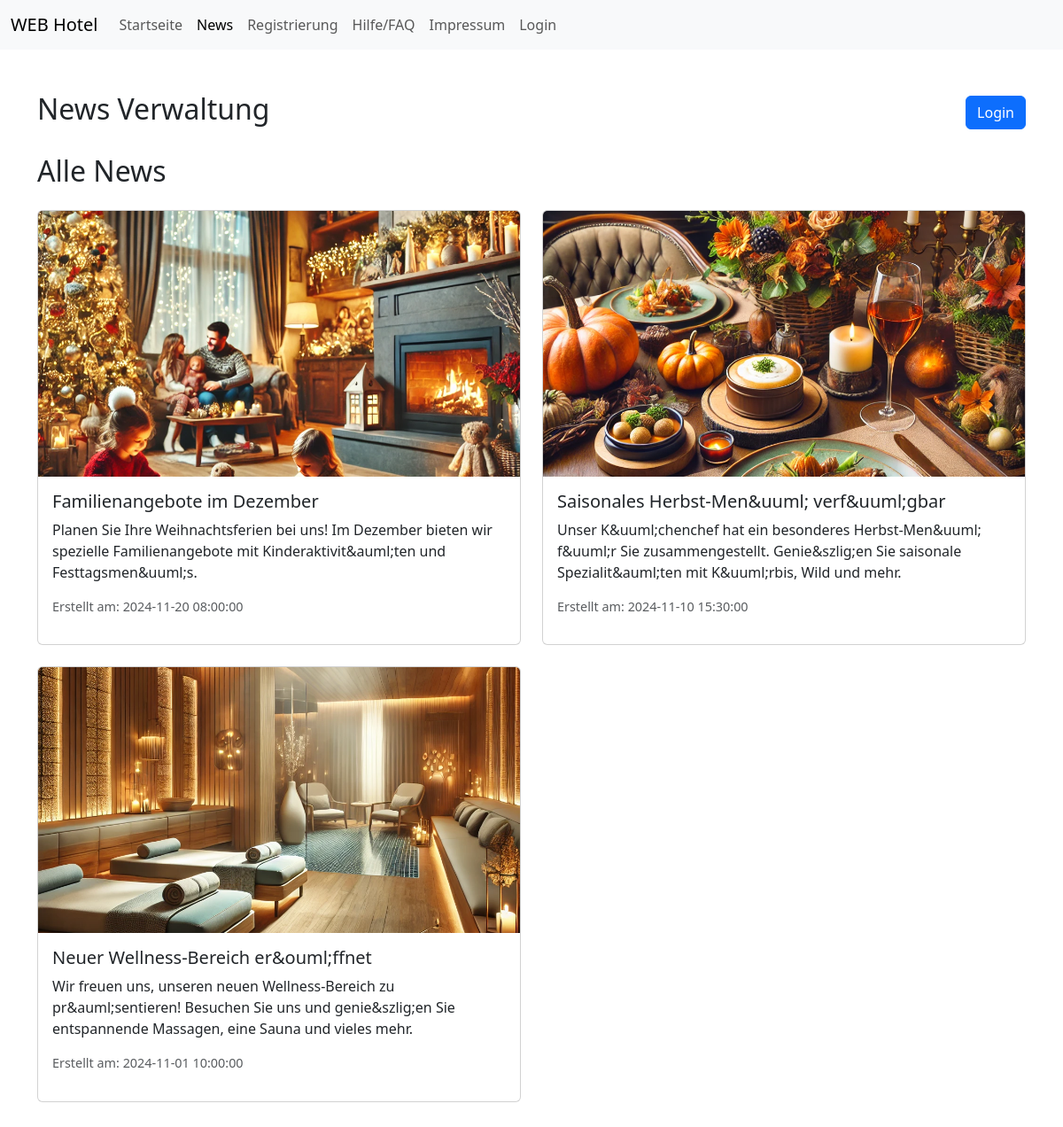
/news.php, run on an earlier commit of the app's database.
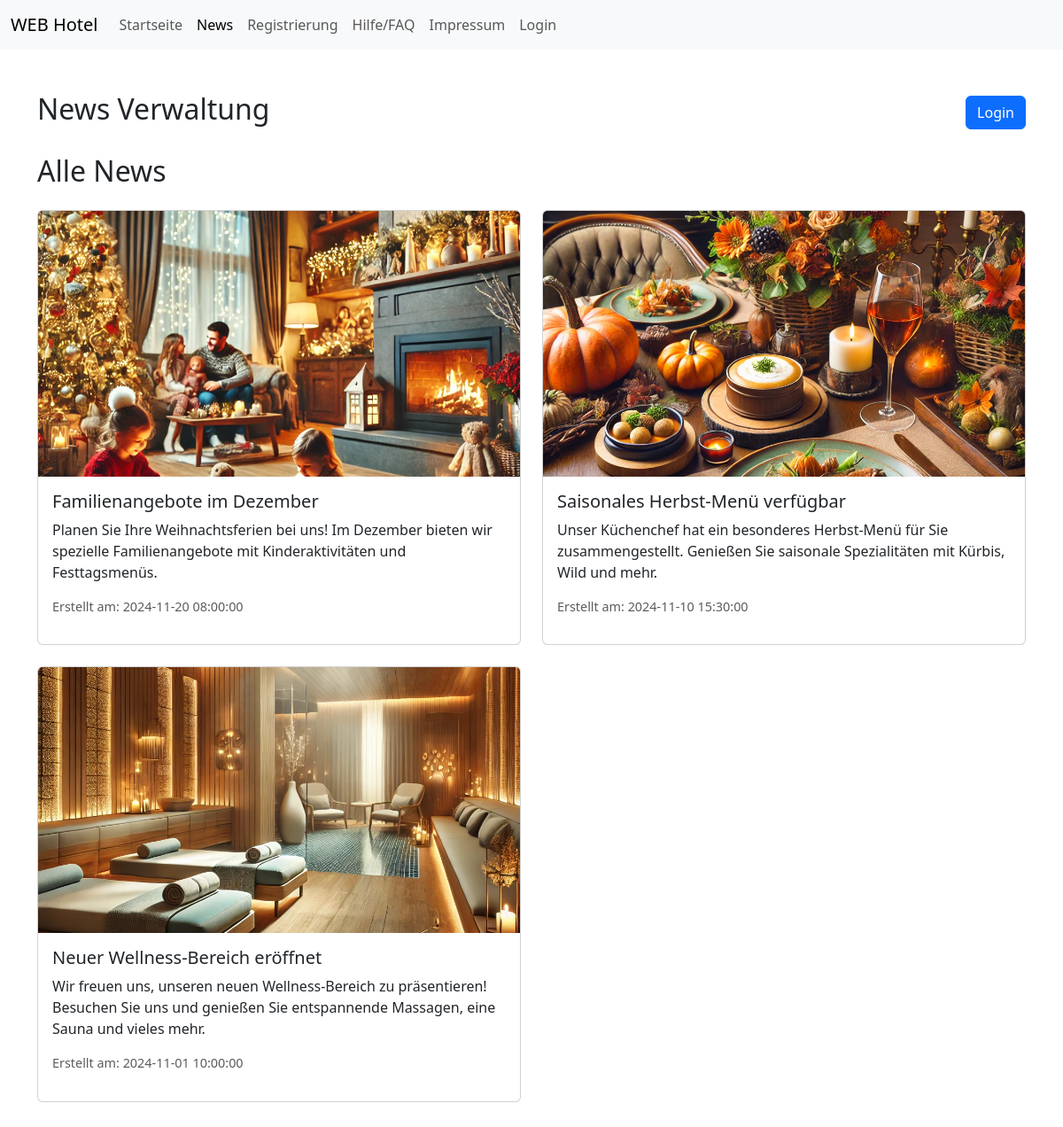
And on a later commit of the database.
### tables this page shows
CREATE TABLE news (
    id INT AUTO_INCREMENT PRIMARY KEY,
    title VARCHAR(255) NOT NULL,
    description TEXT NOT NULL,
    image VARCHAR(255),
    created_at TIMESTAMP DEFAULT CURRENT_TIMESTAMP
);

### includes/news_logic.php (called while the page is built, shortened)
<?php
$conn = getDatabaseConnection();
$sql = "SELECT * FROM news ORDER BY created_at DESC";
$result = $conn->query($sql);
$newsData = [];
if ($result->num_rows > 0) {
    while ($row = $result->fetch_assoc()) {
        $newsData[] = $row;
    }
}
?>

### news.php (the view, shortened to what this page needs)
<!DOCTYPE html>
<html lang="de">
<head>
    <?php include("includes/head.php"); ?>
    <?php require_once("includes/news_logic.php"); ?>
</head>
<body>
    <header>
        <?php include("includes/nav.php"); ?>
    </header>
    <div class="container my-5">
        <div class="d-flex justify-content-between align-items-center mb-4">
            <h2>News Verwaltung</h2>
            <?php if (isset($_SESSION['user'])): ?>
                <a href="logout.php" class="btn btn-danger">Logout</a>
            <?php else: ?>
                <a href="login.php" class="btn btn-primary">Login</a>
            <?php endif; ?>
        </div>
        <h2 class="mb-4">Alle News</h2>
        <div class="row">
            <?php if (!empty($newsData)): ?>
                <?php foreach ($newsData as $news): ?>
                    <div class="col-md-6 mb-4">
                        <div class="card">
                            <?php if (!empty($news['image'])): ?>
                                <img src="<?php echo htmlspecialchars($news['image']); ?>" class="card-img-top" alt="News Bild" style="max-height: 300px; object-fit: cover;">
                            <?php endif; ?>
                            <div class="card-body">
                                <h5 class="card-title"><?php echo htmlspecialchars($news['title']); ?></h5>
                                <p class="card-text"><?php echo nl2br(htmlspecialchars($news['description'])); ?></p>
                                <p class="text-muted" style="font-size: 0.9rem;">Erstellt am: <?php echo htmlspecialchars($news['created_at']); ?></p>
                            </div>
                        </div>
                    </div>
                <?php endforeach; ?>
            <?php else: ?>
                <p class="text-center">Keine News vorhanden.</p>
            <?php endif; ?>
        </div>
    </div>
</body>
</html>

### includes/head.php (shortened to what this page needs)
<link href="https://cdn.jsdelivr.net/npm/bootstrap@5.3.3/dist/css/bootstrap.min.css" rel="stylesheet">

### includes/nav.php (shortened to what this page needs)
<?php
$currentPage = basename($_SERVER['PHP_SELF']);
?>
<nav class="navbar navbar-expand-lg bg-body-tertiary">
    <div class="container-fluid">
        <a class="navbar-brand">WEB Hotel</a>
        <div class="collapse navbar-collapse" id="navbarSupportedContent">
            <ul class="navbar-nav me-auto mb-2 mb-lg-0">
                <li class="nav-item">
                    <a class="nav-link <?php echo ($currentPage == 'index.php') ? 'active' : ''; ?>" href="index.php">Startseite</a>
                </li>
                <li class="nav-item">
                    <a class="nav-link <?php echo ($currentPage == 'news.php') ? 'active' : ''; ?>" href="news.php">News</a>
                </li>
                <li class="nav-item">
                    <a class="nav-link <?php echo ($currentPage == 'registration.php') ? 'active' : ''; ?>" href="registration.php">Registrierung</a>
                </li>
                <li class="nav-item">
                    <a class="nav-link <?php echo ($currentPage == 'help.php') ? 'active' : ''; ?>" href="help.php">Hilfe/FAQ</a>
                </li>
                <li class="nav-item">
                    <a class="nav-link <?php echo ($currentPage == 'impressum.php') ? 'active' : ''; ?>" href="impressum.php">Impressum</a>
                </li>
                <?php if (isset($_SESSION['user'])): ?>
                    <li class="nav-item">
                        <a class="nav-link <?php echo ($currentPage == 'profile.php') ? 'active' : ''; ?>" href="profile.php">Profil</a>
                    </li>
                    <li class="nav-item">
                        <a class="nav-link <?php echo ($currentPage == 'logout.php') ? 'active' : ''; ?>" href="logout.php">Abmelden</a>
                    </li>
                    <li class="nav-item">
                        <div class="nav-link fw-light fst-italic">
                            <?php if (isset($_SESSION['user'])): ?>
                                <span class="navbar-user">Angemeldet als: <?php echo htmlspecialchars($_SESSION['user']); ?></span>
                            <?php endif; ?>
                        </div>
                    </li>
                <?php else: ?>
                    <li class="nav-item">
                        <a class="nav-link <?php echo ($currentPage == 'login.php') ? 'active' : ''; ?>" href="login.php">Login</a>
                    </li>
                <?php endif; ?>
            </ul>
        </div>
    </div>
</nav>

What changed in the data, as far as the page shows it:
changed news "Familienangebote im Dezember": description "Planen Sie Ihre Weihnachtsferien bei uns! Im Dezember bieten wir spezielle Familienangebote mit Kinderaktivit&auml;ten und Festtagsmen&uuml;s." → "Planen Sie Ihre Weihnachtsferien bei uns! Im Dezember bieten wir spezielle Familienangebote mit Kinderaktivitäten und Festtagsmenüs."
changed news: title "Saisonales Herbst-Men&uuml; verf&uuml;gbar" → "Saisonales Herbst-Menü verfügbar"; description "Unser K&uuml;chenchef hat ein besonderes Herbst-Men&uuml; f&uuml;r Sie zusammengestellt. Genie&szlig;en Sie saisonale Spezialit&auml;ten mit K&uuml;rbis, Wild und mehr." → "Unser Küchenchef hat ein besonderes Herbst-Menü für Sie zusammengestellt. Genießen Sie saisonale Spezialitäten mit Kürbis, Wild und mehr."
changed news: title "Neuer Wellness-Bereich er&ouml;ffnet" → "Neuer Wellness-Bereich eröffnet"; description "Wir freuen uns, unseren neuen Wellness-Bereich zu pr&auml;sentieren! Besuchen Sie uns und genie&szlig;en Sie entspannende Massagen, eine Sauna und vieles mehr." → "Wir freuen uns, unseren neuen Wellness-Bereich zu präsentieren! Besuchen Sie uns und genießen Sie entspannende Massagen, eine Sauna und vieles mehr."
